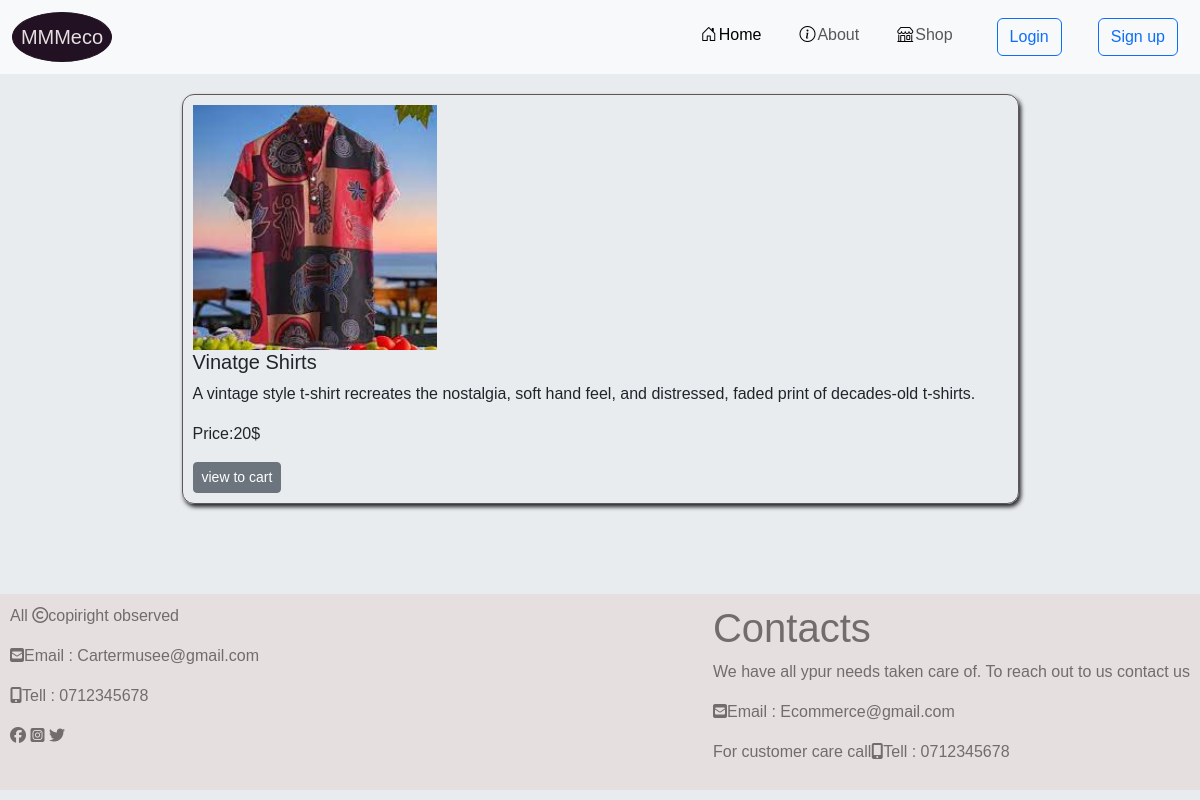
The page /shirts/1 on the database its author committed.
### eccomerce/models.py (models this page shows)
class Shirts(db.Model,UserMixin):
    id = db.Column(db.Integer, primary_key=True)
    shirt_name = db.Column(db.String(64),index=True)
    description = db.Column(db.String(124),index=True)
    price = db.Column(db.Integer)
    quantity = db.Column(db.Integer)
    img = db.Column(db.String(255))

### eccomerce/routes.py (the view)
@app.route('/shirts/<int:shirt_id>',methods=['GET'])
def get_a_shirt(shirt_id):
    shirt = Shirts.query.get(shirt_id)
    if shirt:
        shirt_data = {
            'id':shirt.id,
            'shirt_name':shirt.shirt_name,
            'description':shirt.description,
            'price': shirt.price,
            'img':shirt.img,
            'qunatity':shirt.quantity
        }
    return render_template('shirt.html',shirt_data=shirt_data)

### eccomerce/templates/shirt.html
{% extends 'base.html'%}
{% block body%}
<div id="shop" class="container">
    <div class="single" >
        <div class="shirt-tr-sho">
            <img src="{{ url_for('static', filename='images/{}'.format(shirt_data.img)) }}" class="" alt="...">
            <div>
                <h5 class="">{{shirt_data.shirt_name}}</h5>
                <p class="">{{shirt_data.description}}</p>
                <p class="">Price:{{shirt_data.price}}$</p>
                <a href="{{ url_for('shop') }}" class="addToCart btn btn-secondary btn-sm">view to cart</a>
            </div>
        </div>
    </div>
</div>
{% endblock%}

### eccomerce/static/login.css (style rules this page uses)
* { box-sizing: border-box; margin: 0; font-family: sans-serif; }

### eccomerce/static/new.css (style rules this page uses)
.single { height: 500px; }
.shirt-tr-sho { width: 75%; margin: auto; display: flex; flex-wrap: wrap; flex-direction: row; border-radius: 12px; border: 1px solid rgb(97, 85, 85); padding: 10px; box-shadow: 2px 3px 4px; }
.shirt-tr-sho img { width: 30%; }

### rows shown on the page
Shirts: img (picture), shirt_name "Vinatge Shirts", description "A vintage style t-shirt recreates the nostalgia, soft hand feel, and distressed, faded print of decades-old t-shirts."

### other values the page prints
{{ shirt_data.price }} "20"
